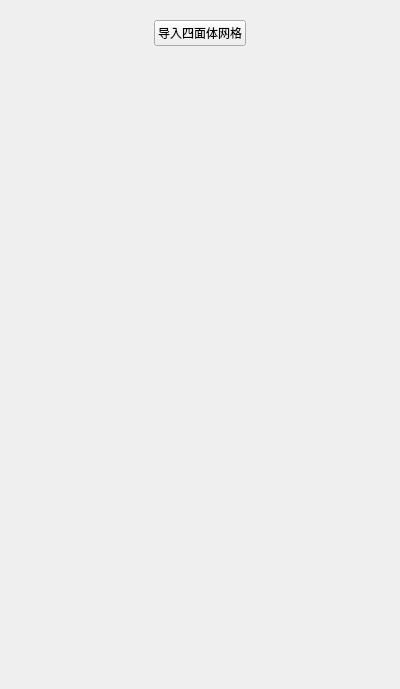
<?xml version="1.0" encoding="UTF-8"?>
<ui version="4.0">
 <class>RefSurfBasedSlice_ModMesh</class>
 <widget class="QWidget" name="RefSurfBasedSlice_ModMesh">
  <property name="geometry">
   <rect>
    <x>0</x>
    <y>0</y>
    <width>400</width>
    <height>689</height>
   </rect>
  </property>
  <property name="windowTitle">
   <string>Form</string>
  </property>
  <layout class="QVBoxLayout" name="verticalLayout">
   <item>
    <widget class="QWidget" name="widget" native="true">
     <layout class="QHBoxLayout" name="horizontalLayout">
      <item>
       <spacer name="horizontalSpacer">
        <property name="orientation">
         <enum>Qt::Horizontal</enum>
        </property>
        <property name="sizeHint" stdset="0">
         <size>
          <width>40</width>
          <height>20</height>
         </size>
        </property>
       </spacer>
      </item>
      <item>
       <widget class="QPushButton" name="pushButton_ImportBoxMesh">
        <property name="text">
         <string>导入四面体网格</string>
        </property>
       </widget>
      </item>
      <item>
       <spacer name="horizontalSpacer_2">
        <property name="orientation">
         <enum>Qt::Horizontal</enum>
        </property>
        <property name="sizeHint" stdset="0">
         <size>
          <width>40</width>
          <height>20</height>
         </size>
        </property>
       </spacer>
      </item>
     </layout>
    </widget>
   </item>
   <item>
    <spacer name="verticalSpacer">
     <property name="orientation">
      <enum>Qt::Vertical</enum>
     </property>
     <property name="sizeHint" stdset="0">
      <size>
       <width>20</width>
       <height>40</height>
      </size>
     </property>
    </spacer>
   </item>
  </layout>
 </widget>
 <resources/>
 <connections/>
</ui>
